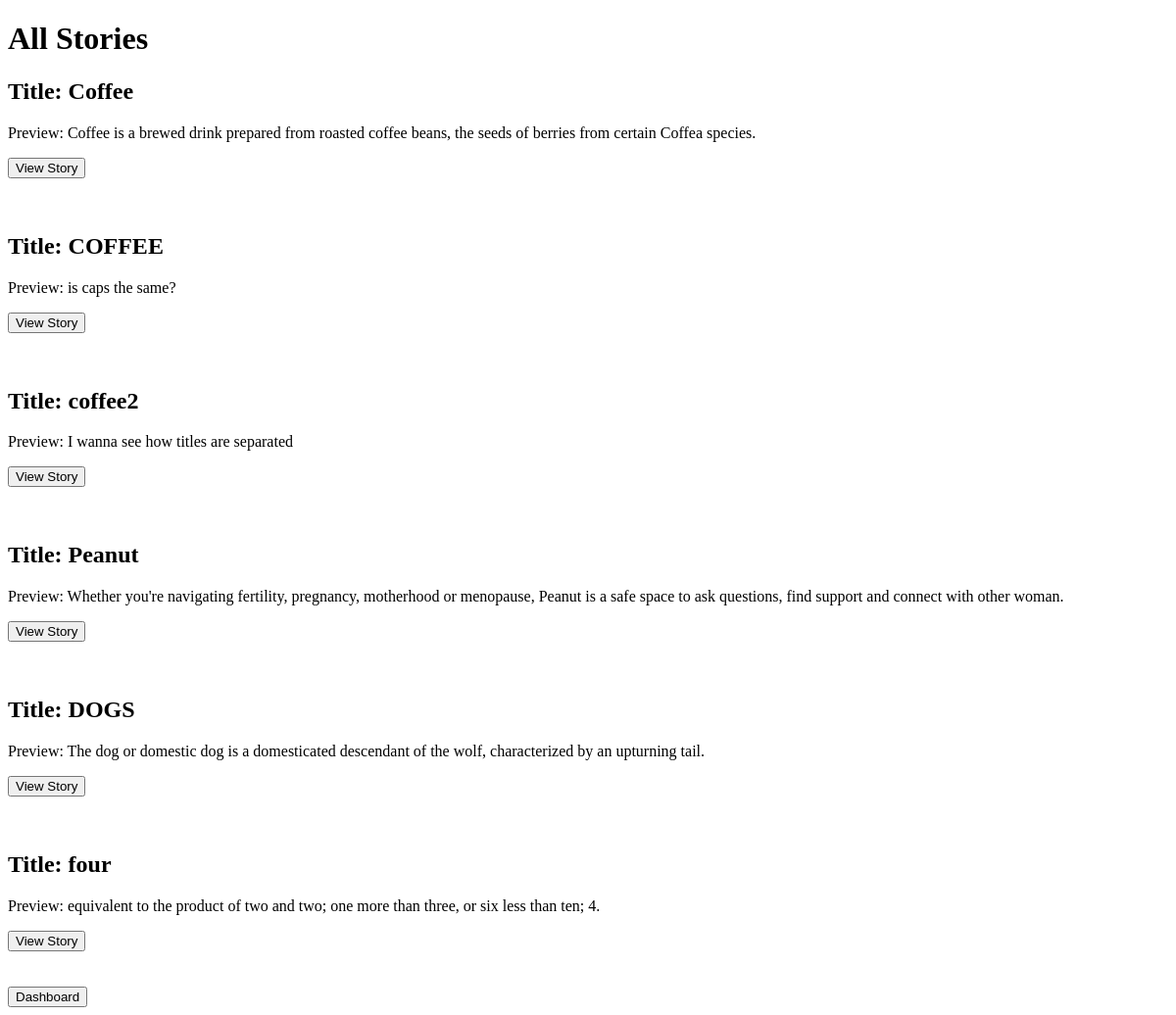
Before: /see_stories with the older database file.
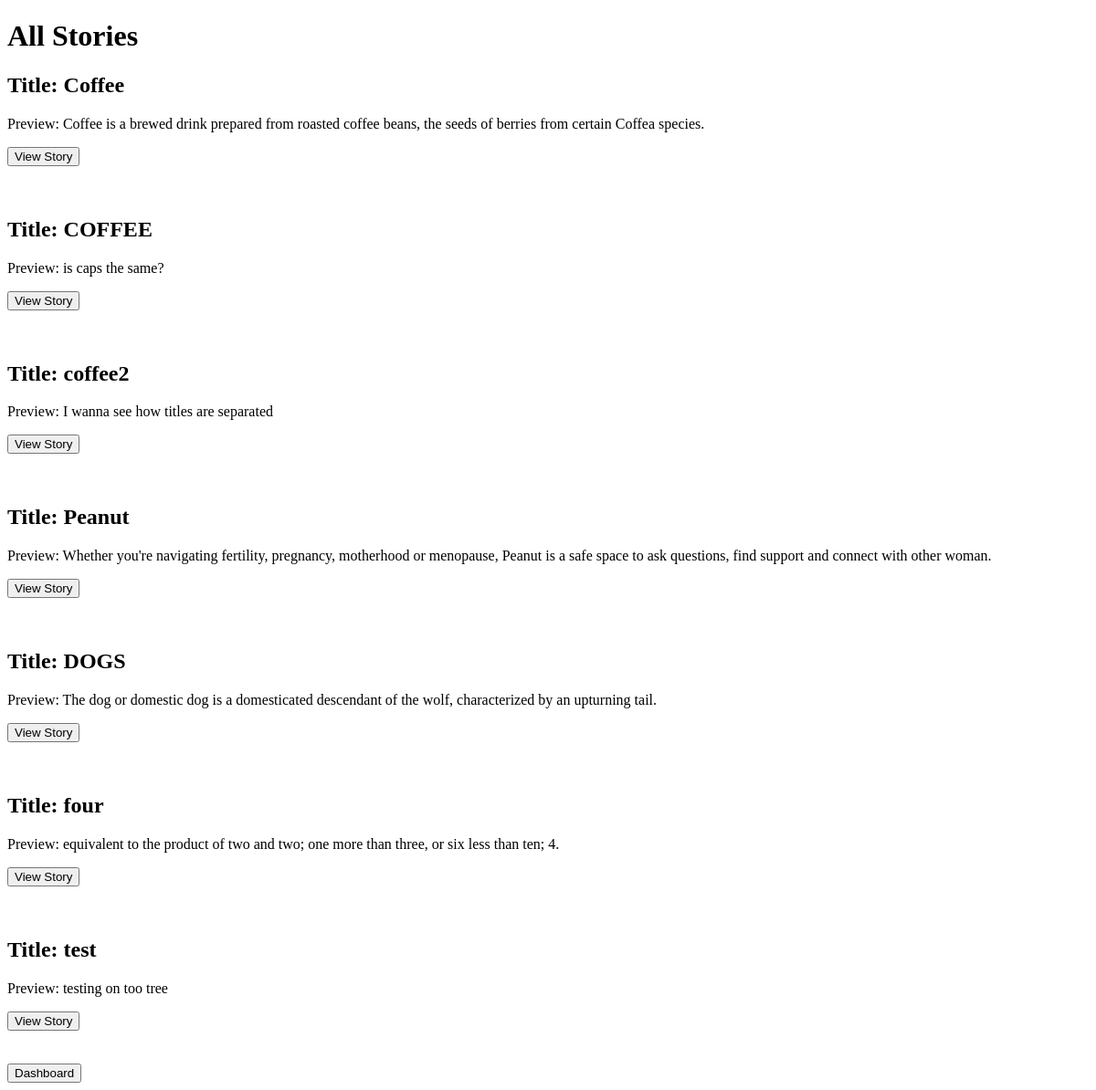
After: the same page with the newer database file.
### tables this page shows
CREATE TABLE stories (name TEXT, latestUpdate TEXT, fullStory TEXT);

### __init__.py (the view)
@app.route("/see_stories")
def see_stories():
    global logged_in_user
    '''
    #if story has not been editted by user, fetch it
    c.execute("SELECT stories FROM users WHERE username != (?)", (logged_in_user,))
    storiesList = c.fetchall()

    c.execute("SELECT * FROM stories WHERE name IN storiesList")
    '''
    c.execute("SELECT * FROM stories")
    stories_list = [line for line in c]
    return render_template("see_stories.html", storiesList=stories_list)

### templates/see_stories.html (shortened to what this page needs)
<!DOCTYPE html>
<html>
  <head>
    <h1> All Stories </h1>
  </head>
  <body>
    {% for story_info in storiesList %}
      <h2> Title: {{story_info[0]}} </h2>
      <p> Preview: {{story_info[1]}} </p>
      <form action="/dashboard" method="POST">
        <input type="submit" value="View Story">
      </form>
      <br> </br>
    {% endfor %}
    <form action="/dashboard">
      <input type="submit" value="Dashboard">
    </form>
  </body>
</html>

Changed rows visible on the page:
added stories: name "test", latestUpdate "testing on too tree"
